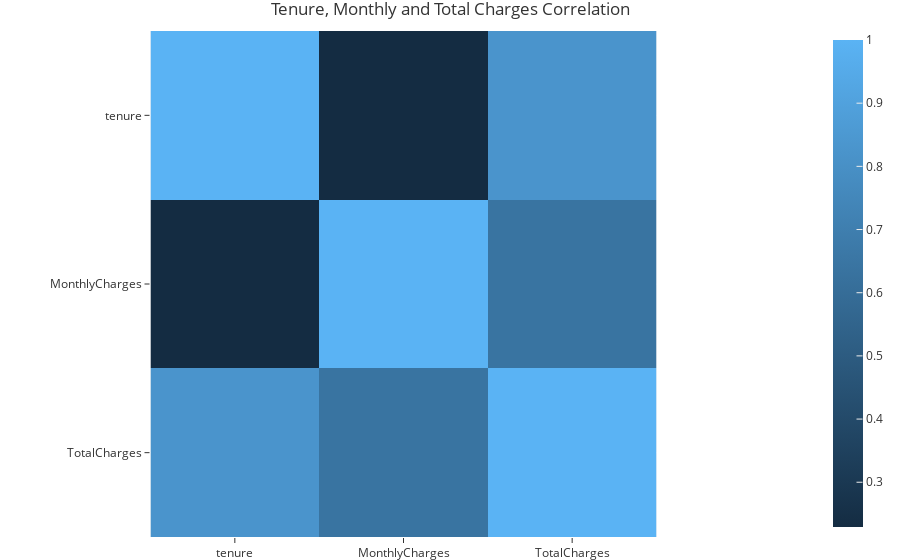

The notebook cell this image was saved under:
### Code cell
churn_correlation_df=px.imshow(df_correlation,title='Tenure, Monthly and Total Charges Correlation')
churn_correlation_df.update_layout(legend=dict(yanchor="top",y=0.95,xanchor="left",x=0.40),autosize=True,margin=dict(t=30,b=0,l=0,r=0))

### Figure 1 — Plotly figure (JSON) as saved in the notebook; plotly's stock layout.template omitted (floating-point values rounded to 4 significant figures)
{"data": [{"coloraxis": "coloraxis", "hovertemplate": "x: %{x}<br>y: %{y}<br>color: %{z}<extra></extra>", "name": "0", "type": "heatmap", "x": ["tenure", "MonthlyCharges", "TotalCharges"], "xaxis": "x", "y": ["tenure", "MonthlyCharges", "TotalCharges"], "yaxis": "y", "z": [[1, 0.2292, 0.8251], [0.2292, 1, 0.6387], [0.8251, 0.6387, 1]]}], "layout": {"autosize": true, "coloraxis": {"colorscale": [[0, "rgb(20,44,66)"], [1, "rgb(90,179,244)"]]}, "legend": {"x": 0.4, "xanchor": "left", "y": 0.95, "yanchor": "top"}, "margin": {"b": 0, "l": 0, "r": 0, "t": 30}, "title": {"text": "Tenure, Monthly and Total Charges Correlation"}, "xaxis": {"anchor": "y", "constrain": "domain", "domain": [0, 1], "scaleanchor": "y"}, "yaxis": {"anchor": "x", "autorange": "reversed", "constrain": "domain", "domain": [0, 1]}}}
